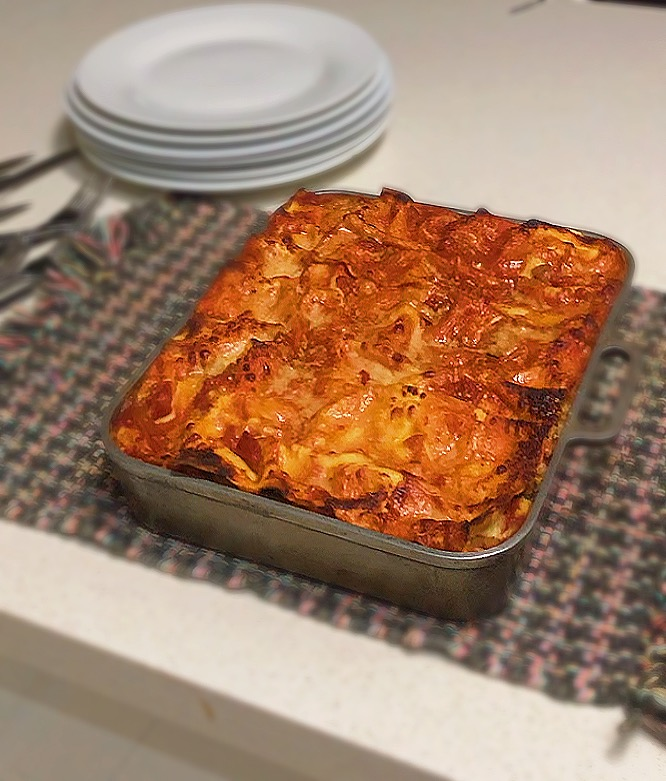
#> input picture Photos/lasagna.JPG, 666 x 781 px, found by its file name
$ python wk4challenge.py
#> lines starting #> are read from the running program, lines starting #| are printed output that depends on the picture; after the words box and inside, x2 and y2 are one past the last pixel; in counts of white or black regions, pixels touching at a corner belong together
#challenge 1.1
import cv2

las = cv2.imread('..\Photos\lasagna.JPG')
#> las is the input picture: shape (781, 666, 3); mean B, G, R 106.6, 129.5, 162.8
cv2.imshow('lasagna', las)

init_width=int(las.shape[1])
#> init_width = 666
init_height=int(las.shape[0])
#> init_height = 781
init_dimensions = (init_width,init_height)
#> init_dimensions = (666, 781)

width=int(las.shape[1]*0.5)
#> width = 333
height=int(las.shape[0]*0.5)
#> height = 390
dimensions = (width,height)
#> dimensions = (333, 390)

lasagna_new_size = cv2.resize(las,dimensions,interpolation =cv2.INTER_AREA)

cv2.imshow('lasagna different size', lasagna_new_size)

lined = cv2.line(lasagna_new_size,(0,0),(250,250),(255,255,0),thickness=2)
cv2.imshow('Line',lined)

greyscale=cv2.cvtColor(las,cv2.COLOR_BGR2GRAY)
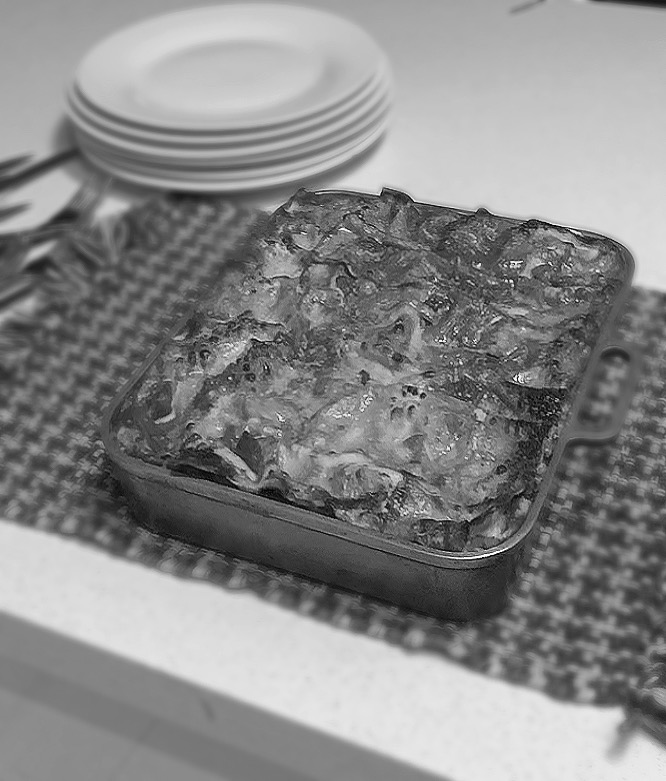
#> greyscale: shape (781, 666); min 2, max 255, mean 136.9
cv2.imshow('Grey',greyscale)

blur=cv2.GaussianBlur(las,(9,9),cv2.BORDER_DEFAULT)
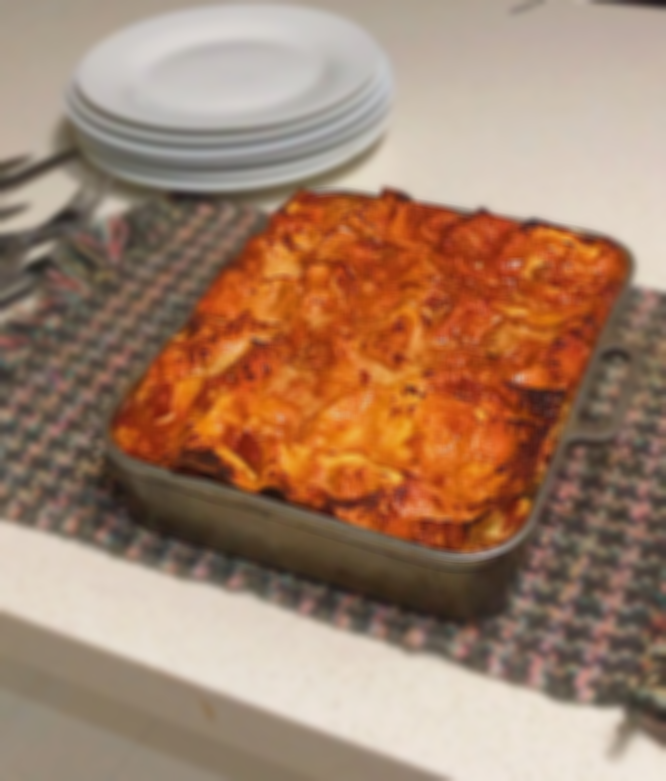
#> blur: shape (781, 666, 3); mean B, G, R 106.7, 129.6, 162.8
cv2.imshow('Blur',blur)

canny=cv2.Canny(las,125,200)
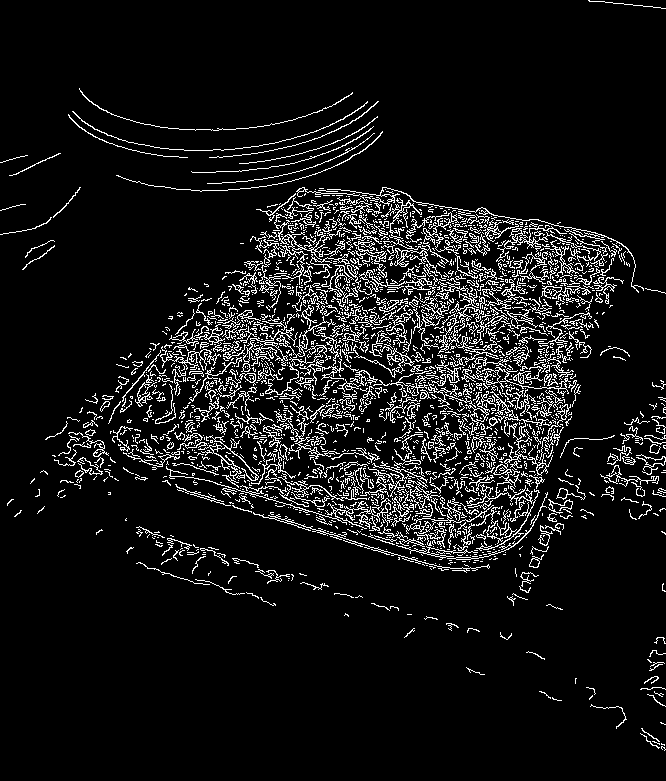
#> canny: shape (781, 666); 8.3% white in thin lines or dots
cv2.imshow('Canny',canny)

rotPoint=(width//2,height//2)
#> rotPoint = (166, 195)
rotMat = cv2.getRotationMatrix2D(rotPoint,45,scale=1.0)

las_rotate = cv2.warpAffine(las,rotMat,init_dimensions)
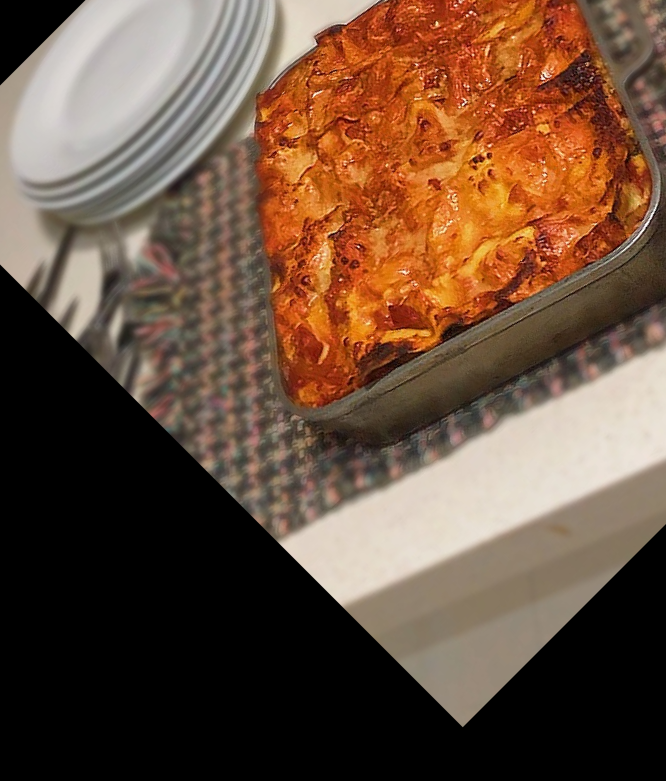
#> las_rotate: shape (781, 666, 3); mean B, G, R 60.9, 79.2, 106.4
cv2.imshow('lasagna rotated', las_rotate)

cv2.waitKey(0)
cv2.destroyAllWindows()

$ run again, with Photos/lady.jpg copied over Photos/lasagna.JPG
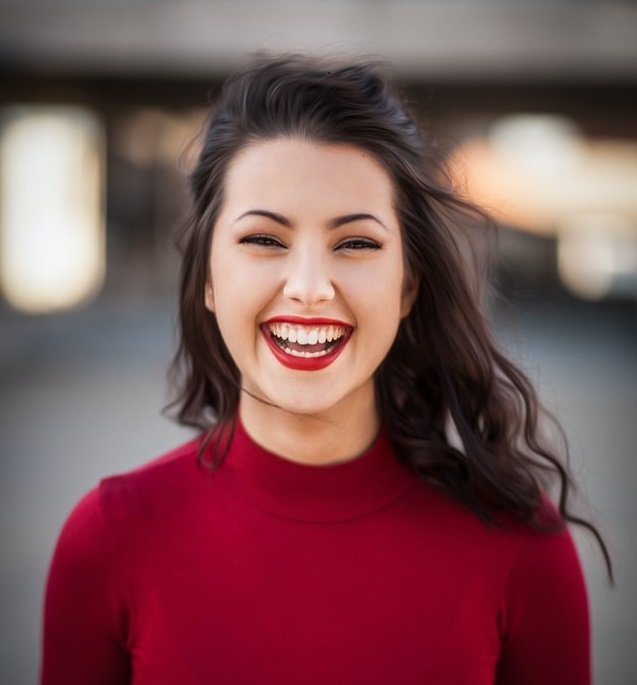
#> input picture Photos/lady.jpg, 637 x 685 px, found by its file name
#> las is the input picture: shape (685, 637, 3); mean B, G, R 85.8, 82.5, 123.9
#> `canny=cv2.Canny(las,125,200)`:
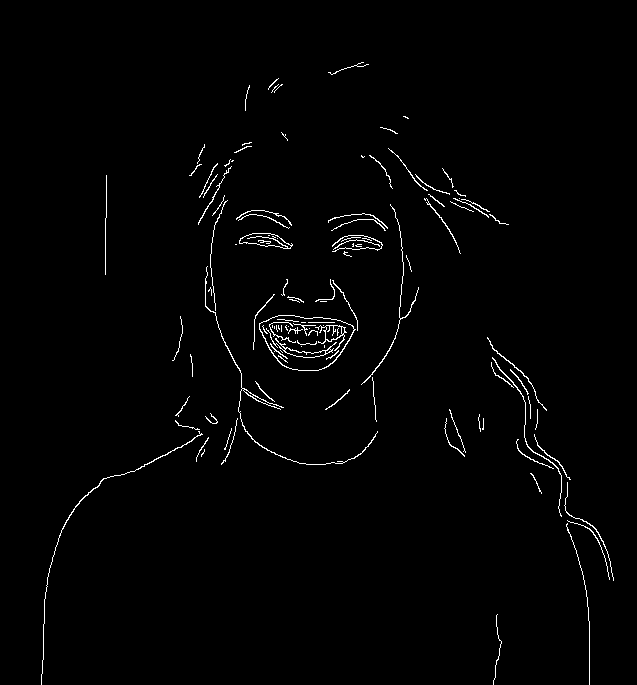
#> canny: shape (685, 637); 1.4% white in thin lines or dots, all inside (x1, y1, x2, y2) = (41, 62, 614, 685)
#> `las_rotate = cv2.warpAffine(las,rotMat,init_dimensions)`:
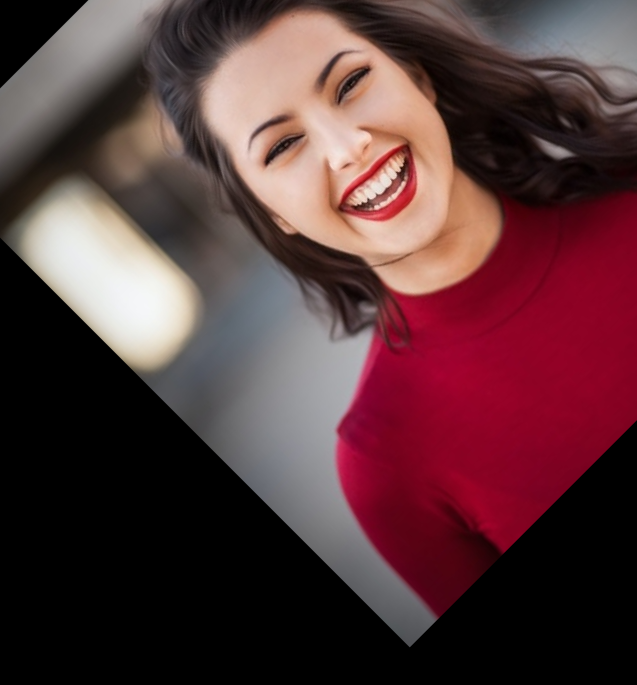
#> las_rotate: shape (685, 637, 3); mean B, G, R 57.6, 54.7, 86.7

$ run again, with Photos/lane_img.jpg copied over Photos/lasagna.JPG
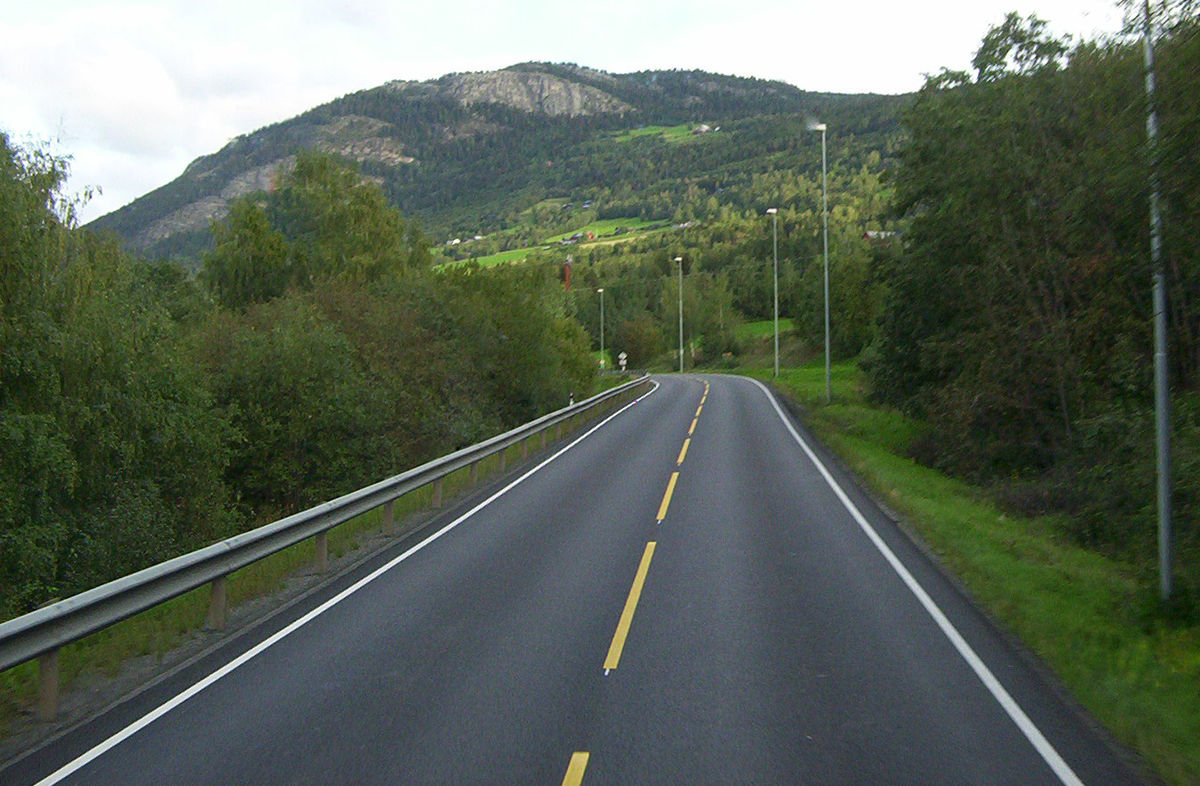
#> input picture Photos/lane_img.jpg, 1200 x 786 px, found by its file name
#> las is the input picture: shape (786, 1200, 3); mean B, G, R 87, 99.6, 89.3
#> `canny=cv2.Canny(las,125,200)`:
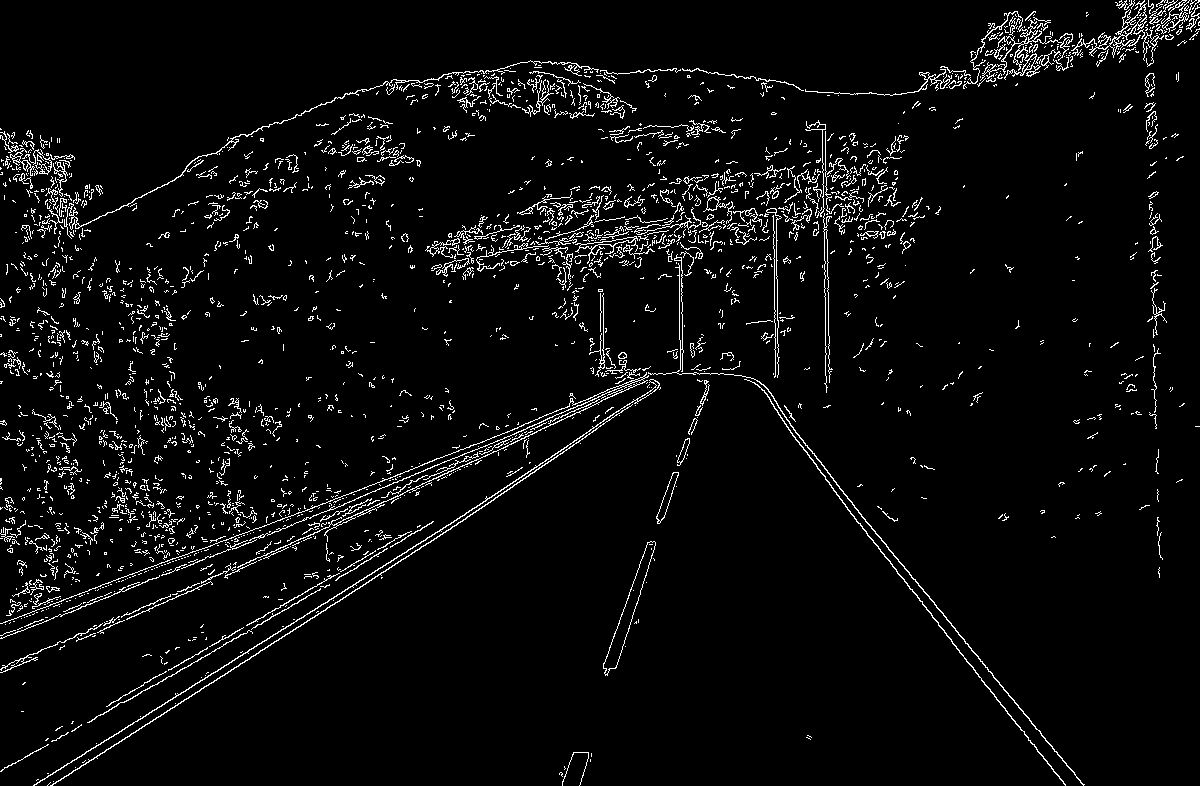
#> canny: shape (786, 1200); 4.3% white in thin lines or dots
#> `las_rotate = cv2.warpAffine(las,rotMat,init_dimensions)`:
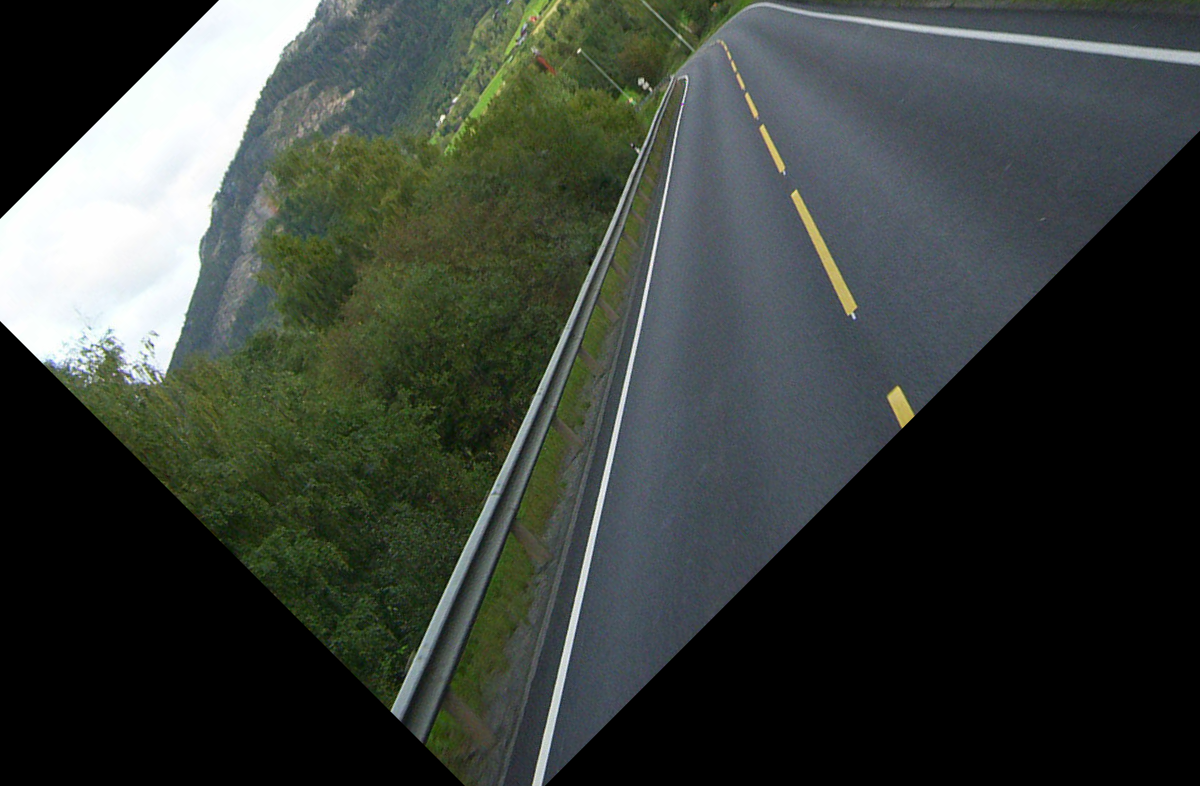
#> las_rotate: shape (786, 1200, 3); mean B, G, R 57.9, 63.2, 57.3
